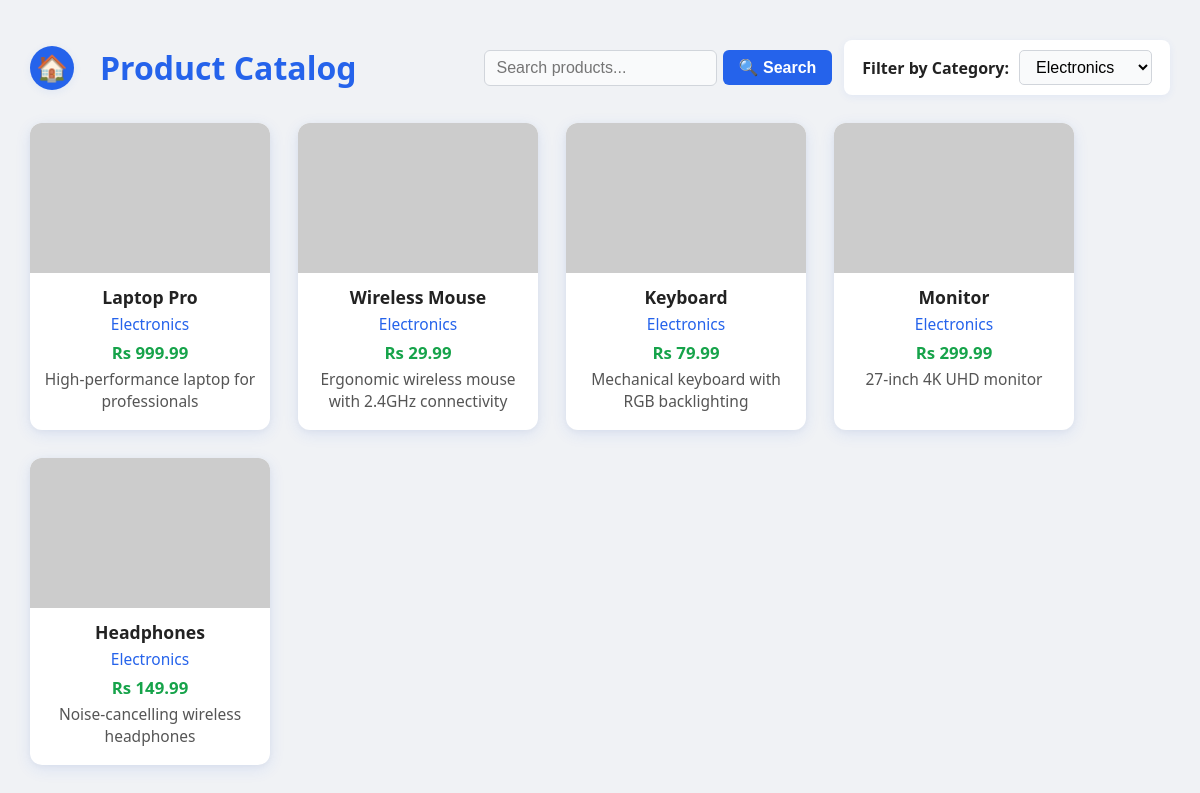
Screenshot of /public/product_list.php?category=Electronics (signed in) with the database file from the repository.
### tables this page shows
CREATE TABLE IF NOT EXISTS `products` (
  `id` INT AUTO_INCREMENT PRIMARY KEY,
  `name` VARCHAR(255) NOT NULL,
  `category` VARCHAR(100) NOT NULL,
  `price` DECIMAL(10, 2) NOT NULL,
  `description` TEXT,
  `image` VARCHAR(255),
  `stock` INT DEFAULT 100,
  `created_at` TIMESTAMP DEFAULT CURRENT_TIMESTAMP,
  `updated_at` TIMESTAMP DEFAULT CURRENT_TIMESTAMP ON UPDATE CURRENT_TIMESTAMP,
  INDEX `idx_category` (`category`),
  INDEX `idx_name` (`name`)
);

### public/product_list.php (the view, shortened to what this page needs)
<?php
require_once 'init.php';
$category = $_GET['category'] ?? '';
$query = "SELECT * FROM products WHERE 1";
$params = [];
if ($category) {
    $query .= " AND category = ?";
    $params[] = $category;
}
$stmt = $pdo->prepare($query);
$stmt->execute($params);
$products = $stmt->fetchAll(PDO::FETCH_ASSOC);
$catStmt = $pdo->query("SELECT DISTINCT category FROM products");
$categories = $catStmt->fetchAll(PDO::FETCH_COLUMN);
?>
<!DOCTYPE html>
<html lang="en">
<head>
</head>
<body>
<div class="container">
    <div class="catalog-header">
        <div class="catalog-left">
            <a href="../dashboard.php" class="dashboard-icon-link" title="Go to Dashboard">
                <span>🏠</span>
            </a>
            <h2>Product Catalog</h2>
        </div>
        <form class="search-form" method="get" action="product_list.php">
            <input type="text" name="search" placeholder="Search products..." value="<?= htmlspecialchars($_GET['search'] ?? '') ?>">
            <button type="submit">🔍 Search</button>
        </form>
        <form class="filter-form" method="get">
            <label for="category">Filter by Category:</label>
            <select name="category" id="category" onchange="this.form.submit()">
                <?php foreach ($categories as $cat): ?>
                    <option value="<?= htmlspecialchars($cat) ?>" <?= $cat === $category ? 'selected' : '' ?>>
                        <?= htmlspecialchars($cat) ?>
                    </option>
                <?php endforeach; ?>
            </select>
        </form>
    </div>
    <div class="product-grid">
        <?php if (empty($products)): ?>
            <div style="width:100%;text-align:center;color:#888;font-size:1.2rem;padding:40px 0;">
                No products found.
            </div>
        <?php else: ?>
            <?php foreach ($products as $product): ?>
                <div class="product-card">
                    <?php if (!empty($product['image'])): ?>
                        <img src="../images/<?= htmlspecialchars($product['image']) ?>" alt="Product Image">
                    <?php else: ?>
                        <img src="https://via.placeholder.com/240x150?text=No+Image" alt="Product Image">
                    <?php endif; ?>
                    <div class="product-name"><?= htmlspecialchars($product['name']) ?></div>
                    <div class="product-category"><?= htmlspecialchars($product['category']) ?></div>
                    <div class="product-price">Rs <?= htmlspecialchars($product['price']) ?></div>
                    <div class="product-desc"><?= htmlspecialchars($product['description']) ?></div>
                </div>
            <?php endforeach; ?>
        <?php endif; ?>
    </div>
</div>
</body>

### public/product_list.php (style rules this page uses)
body { font-family: 'Segoe UI', Arial, sans-serif; background: #f0f2f5; margin: 0; min-height: 100vh; }
.container { width: 95%; max-width: 1200px; margin: 40px auto 0 auto; }
.catalog-header { display: flex; justify-content: space-between; align-items: center; margin-bottom: 28px; gap: 12px; flex-wrap: wrap; }
.catalog-left { display: flex; align-items: center; gap: 18px; }
.dashboard-icon-link { display: flex; align-items: center; justify-content: center; width: 44px; height: 44px; background: #2563eb; border-radius: 50%; text-decoration: none; margin-right: 8px; box-shadow: 0 2px 8px rgba(37,99,235,0.08); transition: background 0.2s, box-shadow 0.2s; }
.dashboard-icon-link span { font-size: 1.6rem; color: #fff; }
.catalog-header h2 { color: #2563eb; font-size: 2rem; font-weight: 700; margin: 0; }
.search-form { display: flex; align-items: center; gap: 6px; margin-left: auto; }
.search-form input[type="text"] { padding: 8px 12px; border-radius: 6px; border: 1.5px solid #d1d5db; font-size: 1rem; background: #f9fafb; transition: border-color 0.3s; }
.search-form button { background: #2563eb; color: #fff; border: none; border-radius: 6px; padding: 8px 16px; font-size: 1rem; font-weight: 600; cursor: pointer; transition: background 0.2s; }
.filter-form { background: #fff; border-radius: 8px; padding: 10px 18px; box-shadow: 0 2px 8px rgba(37,99,235,0.07); display: flex; align-items: center; gap: 10px; }
.filter-form label { font-weight: 600; color: #222; font-size: 1rem; }
.filter-form select { padding: 7px 12px; border-radius: 5px; border: 1.5px solid #d1d5db; font-size: 1rem; background: #f9fafb; transition: border-color 0.3s; }
.product-grid { display: flex; flex-wrap: wrap; gap: 28px; justify-content: flex-start; }
.product-card { background: #fff; border-radius: 12px; box-shadow: 0 4px 16px rgba(37,99,235,0.10), 0 1.5px 6px rgba(0,0,0,0.04); width: 240px; padding: 0 0 18px 0; display: flex; flex-direction: column; align-items: center; transition: box-shadow 0.2s; text-align: center; position: relative; }
.product-card img { width: 100%; height: 150px; object-fit: cover; border-radius: 12px 12px 0 0; background: #f3f4f6; }
.product-card .product-name { font-size: 1.1rem; font-weight: 700; margin: 12px 0 4px 0; color: #222; }
.product-card .product-category { font-size: 0.97rem; color: #2563eb; margin-bottom: 6px; }
.product-card .product-price { font-size: 1.05rem; color: #16a34a; font-weight: 600; margin-bottom: 4px; }
.product-card .product-desc { font-size: 0.97rem; color: #555; margin-bottom: 0; padding: 0 10px; }

### rows the page displays
products: name "Laptop Pro", category "Electronics", price "999.99", description "High-performance laptop for professionals"
products: name "Wireless Mouse", category "Electronics", price "29.99", description "Ergonomic wireless mouse with 2.4GHz connectivity"
products: name "Keyboard", category "Electronics", price "79.99", description "Mechanical keyboard with RGB backlighting"
products: name "Monitor", category "Electronics", price "299.99", description "27-inch 4K UHD monitor"
products: name "Headphones", category "Electronics", price "149.99", description "Noise-cancelling wireless headphones"

### other values shown
form field category "Electronics"
